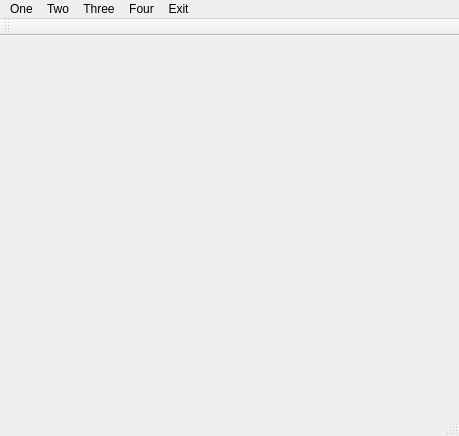
<?xml version="1.0" encoding="UTF-8"?>
<ui version="4.0">
 <class>MainWindow</class>
 <widget class="QMainWindow" name="MainWindow">
  <property name="geometry">
   <rect>
    <x>0</x>
    <y>0</y>
    <width>459</width>
    <height>436</height>
   </rect>
  </property>
  <property name="windowTitle">
   <string>MainWindow</string>
  </property>
  <widget class="QWidget" name="centralwidget"/>
  <widget class="QMenuBar" name="menubar">
   <property name="geometry">
    <rect>
     <x>0</x>
     <y>0</y>
     <width>459</width>
     <height>22</height>
    </rect>
   </property>
   <widget class="QMenu" name="menuOne">
    <property name="title">
     <string>One</string>
    </property>
    <addaction name="actionAutentificacion"/>
   </widget>
   <widget class="QMenu" name="menuTwo">
    <property name="title">
     <string>Two</string>
    </property>
    <addaction name="actionregistro_de_clientes"/>
   </widget>
   <widget class="QMenu" name="menuThree">
    <property name="title">
     <string>Three</string>
    </property>
    <addaction name="actionregistro_de_la_Comanda"/>
   </widget>
   <widget class="QMenu" name="menuFour">
    <property name="title">
     <string>Four</string>
    </property>
    <addaction name="actionFacturaci_n"/>
   </widget>
   <widget class="QMenu" name="menuExit">
    <property name="title">
     <string>Exit</string>
    </property>
    <addaction name="actionSalir"/>
   </widget>
   <addaction name="menuOne"/>
   <addaction name="menuTwo"/>
   <addaction name="menuThree"/>
   <addaction name="menuFour"/>
   <addaction name="menuExit"/>
  </widget>
  <widget class="QStatusBar" name="statusbar"/>
  <widget class="QToolBar" name="toolBar">
   <property name="windowTitle">
    <string>toolBar</string>
   </property>
   <attribute name="toolBarArea">
    <enum>TopToolBarArea</enum>
   </attribute>
   <attribute name="toolBarBreak">
    <bool>false</bool>
   </attribute>
  </widget>
  <action name="actionAutentificacion">
   <property name="text">
    <string>Autentificacion</string>
   </property>
   <property name="shortcut">
    <string>CapsLock, A</string>
   </property>
  </action>
  <action name="actionregistro_de_clientes">
   <property name="text">
    <string>registro de clientes</string>
   </property>
   <property name="shortcut">
    <string>CapsLock, B</string>
   </property>
  </action>
  <action name="actionregistro_de_la_Comanda">
   <property name="text">
    <string>registro de la Comanda</string>
   </property>
   <property name="shortcut">
    <string>CapsLock, C</string>
   </property>
  </action>
  <action name="actionFacturaci_n">
   <property name="text">
    <string>Facturación</string>
   </property>
   <property name="shortcut">
    <string>CapsLock, D</string>
   </property>
  </action>
  <action name="actionSalir">
   <property name="text">
    <string>Salir</string>
   </property>
   <property name="shortcut">
    <string>CapsLock, E</string>
   </property>
  </action>
 </widget>
 <resources/>
 <connections/>
</ui>
